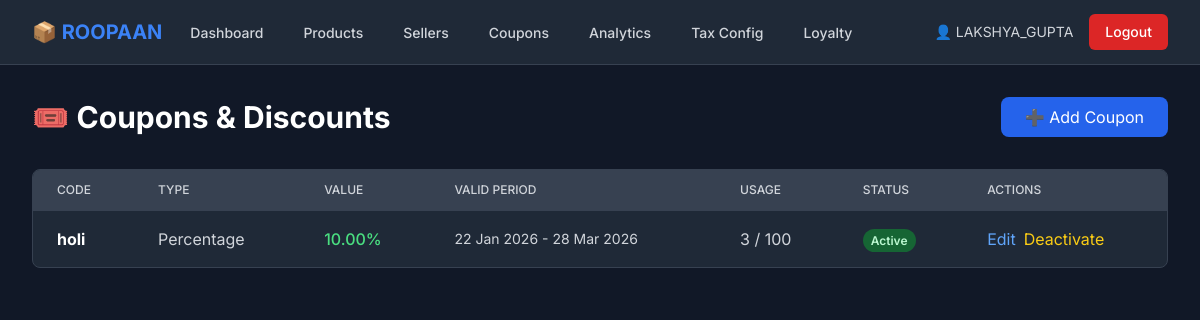
The app's page /inventory/coupons/ (signed in) with its own data.
### inventory/models.py (models this page shows, shortened)
class User(AbstractUser):
    USER_TYPE_CHOICES = [
        ('inventory', 'Inventory Manager'),
        ('seller', 'Seller'),
    ]
    user_type = models.CharField(max_length=20, choices=USER_TYPE_CHOICES, default='inventory')
    phone = models.CharField(max_length=15, blank=True, null=True)

class Coupon(models.Model):
    DISCOUNT_TYPE_CHOICES = [
        ('percentage', 'Percentage'),
        ('fixed', 'Fixed Amount'),
    ]
    code = models.CharField(max_length=50, unique=True)
    discount_type = models.CharField(max_length=20, choices=DISCOUNT_TYPE_CHOICES, default='percentage')
    discount_value = models.DecimalField(
        max_digits=10,
        decimal_places=2,
        validators=[MinValueValidator(Decimal('0.00'))]
    )
    min_purchase_amount = models.DecimalField(
        max_digits=10,
        decimal_places=2,
        default=Decimal('0.00'),
        validators=[MinValueValidator(Decimal('0.00'))]
    )
    max_discount_amount = models.DecimalField(
        max_digits=10,
        decimal_places=2,
        null=True,
        blank=True,
        validators=[MinValueValidator(Decimal('0.00'))]
    )
    is_active = models.BooleanField(default=True)
    valid_from = models.DateTimeField()
    valid_until = models.DateTimeField()
    usage_limit = models.IntegerField(null=True, blank=True)
    times_used = models.IntegerField(default=0)
    created_at = models.DateTimeField(auto_now_add=True)
    created_by = models.ForeignKey(User, on_delete=models.SET_NULL, null=True)

### inventory/views.py (the view)
# urls.py: path('coupons/', views.coupon_list, name='coupon_list'),
@login_required
@user_passes_test(is_inventory_manager)
def coupon_list(request):
    coupons = Coupon.objects.all()
    return render(request, 'inventory/coupon_list.html', {'coupons': coupons})

### inventory/views.py (called while the page is built)
def is_inventory_manager(user):
    return user.is_authenticated and user.user_type == 'inventory'

### templates/inventory/coupon_list.html (shortened to what this page needs)
{% extends 'base.html' %}
{% block content %}
<div class="max-w-7xl mx-auto px-4 sm:px-6 lg:px-8 py-8">
    <div class="flex justify-between items-center mb-8">
        <h1 class="text-3xl font-bold text-white">🎟️ Coupons & Discounts</h1>
        <a href="{% url 'inventory:add_coupon' %}" class="bg-blue-600 hover:bg-blue-700 text-white px-6 py-2 rounded-lg">
            ➕ Add Coupon
        </a>
    </div>
    <div class="bg-gray-800 rounded-lg border border-gray-700 overflow-hidden">
        <table class="min-w-full divide-y divide-gray-700">
            <thead class="bg-gray-700">
                <tr>
                    <th class="px-6 py-3 text-left text-xs font-medium text-gray-300 uppercase">Code</th>
                    <th class="px-6 py-3 text-left text-xs font-medium text-gray-300 uppercase">Type</th>
                    <th class="px-6 py-3 text-left text-xs font-medium text-gray-300 uppercase">Value</th>
                    <th class="px-6 py-3 text-left text-xs font-medium text-gray-300 uppercase">Valid Period</th>
                    <th class="px-6 py-3 text-left text-xs font-medium text-gray-300 uppercase">Usage</th>
                    <th class="px-6 py-3 text-left text-xs font-medium text-gray-300 uppercase">Status</th>
                    <th class="px-6 py-3 text-left text-xs font-medium text-gray-300 uppercase">Actions</th>
                </tr>
            </thead>
            <tbody class="divide-y divide-gray-700">
                {% for coupon in coupons %}
                <tr class="hover:bg-gray-700">
                    <td class="px-6 py-4 text-white font-bold">{{ coupon.code }}</td>
                    <td class="px-6 py-4 text-gray-300">{{ coupon.get_discount_type_display }}</td>
                    <td class="px-6 py-4 text-green-400 font-medium">
                        {% if coupon.discount_type == 'percentage' %}
                            {{ coupon.discount_value }}%
                        {% else %}
                            ₹{{ coupon.discount_value }}
                        {% endif %}
                    </td>
                    <td class="px-6 py-4 text-gray-300 text-sm">
                        {{ coupon.valid_from|date:"d M Y" }} - {{ coupon.valid_until|date:"d M Y" }}
                    </td>
                    <td class="px-6 py-4 text-gray-300">
                        {{ coupon.times_used }}{% if coupon.usage_limit %} / {{ coupon.usage_limit }}{% endif %}
                    </td>
                    <td class="px-6 py-4">
                        {% if coupon.is_active %}
                            <span class="px-2 py-1 text-xs font-semibold rounded-full bg-green-800 text-green-200">Active</span>
                        {% else %}
                            <span class="px-2 py-1 text-xs font-semibold rounded-full bg-red-800 text-red-200">Inactive</span>
                        {% endif %}
                    </td>
                    <td class="px-6 py-4">
                        <div class="flex gap-2">
                            <a href="{% url 'inventory:edit_coupon' coupon.id %}" class="text-blue-400 hover:text-blue-300">Edit</a>
                            <a href="{% url 'inventory:toggle_coupon' coupon.id %}" class="text-yellow-400 hover:text-yellow-300">
                                {% if coupon.is_active %}Deactivate{% else %}Activate{% endif %}
                            </a>
                        </div>
                    </td>
                </tr>
                {% empty %}
                <tr>
                    <td colspan="7" class="px-6 py-8 text-center text-gray-400">No coupons created yet</td>
                </tr>
                {% endfor %}
            </tbody>
        </table>
    </div>
</div>
{% endblock %}

### templates/base.html (shortened to what this page needs)
<!DOCTYPE html>
<html lang="en" class="dark">
<head>
    <script src="https://cdn.tailwindcss.com"></script>
</head>
<body class="bg-gray-900 text-gray-100">
    {% if user.is_authenticated %}
    <nav class="bg-gray-800 border-b border-gray-700">
        <div class="max-w-7xl mx-auto px-4 sm:px-6 lg:px-8">
            <div class="flex justify-between h-16">
                <div class="flex">
                    <div class="flex-shrink-0 flex items-center">
                        <h1 class="text-xl font-bold text-blue-500">📦 ROOPAAN</h1>
                    </div>
                    <div class="hidden sm:ml-6 sm:flex sm:space-x-8">
                        {% if user.user_type == 'inventory' %}
                        <a href="{% url 'inventory:dashboard' %}" class="border-transparent text-gray-300 hover:border-gray-300 hover:text-white inline-flex items-center px-1 pt-1 border-b-2 text-sm font-medium">
                            Dashboard
                        </a>
                        <a href="{% url 'inventory:product_list' %}" class="border-transparent text-gray-300 hover:border-gray-300 hover:text-white inline-flex items-center px-1 pt-1 border-b-2 text-sm font-medium">
                            Products
                        </a>
                        <a href="{% url 'inventory:seller_list' %}" class="border-transparent text-gray-300 hover:border-gray-300 hover:text-white inline-flex items-center px-1 pt-1 border-b-2 text-sm font-medium">
                            Sellers
                        </a>
                        <a href="{% url 'inventory:coupon_list' %}" class="border-transparent text-gray-300 hover:border-gray-300 hover:text-white inline-flex items-center px-1 pt-1 border-b-2 text-sm font-medium">
                            Coupons
                        </a>
                        <a href="{% url 'analytics:dashboard' %}" class="border-transparent text-gray-300 hover:border-gray-300 hover:text-white inline-flex items-center px-1 pt-1 border-b-2 text-sm font-medium">
                            Analytics
                        </a>
                        <a href="{% url 'inventory:tax_config' %}" class="border-transparent text-gray-300 hover:border-gray-300 hover:text-white inline-flex items-center px-1 pt-1 border-b-2 text-sm font-medium">
                            Tax Config
                        </a>
                        <a href="{% url 'inventory:loyalty_config' %}" class="border-transparent text-gray-300 hover:border-gray-300 hover:text-white inline-flex items-center px-1 pt-1 border-b-2 text-sm font-medium">
                            Loyalty
                        </a>
                        {% endif %}
                    </div>
                </div>
                <div class="flex items-center">
                    <span class="text-gray-300 text-sm mr-4">👤 {{ user.username }}</span>
                    <a href="{% url 'logout' %}" class="bg-red-600 hover:bg-red-700 text-white px-4 py-2 rounded-md text-sm font-medium">
                        Logout
                    </a>
                </div>
            </div>
        </div>
    </nav>
    {% endif %}
    <main>
        {% block content %}
        {% endblock %}
    </main>
</body>
</html>

### templates/base.html (style rules this page uses)
body { font-family: 'Inter', sans-serif; }

### records on screen
User: username "LAKSHYA_GUPTA"
Coupon: code "holi", discount_type "Percentage", discount_value "10.00", valid_from "22 Jan 2026", valid_until "28 Mar 2026", times_used "3", usage_limit "100", is_active "Active"
